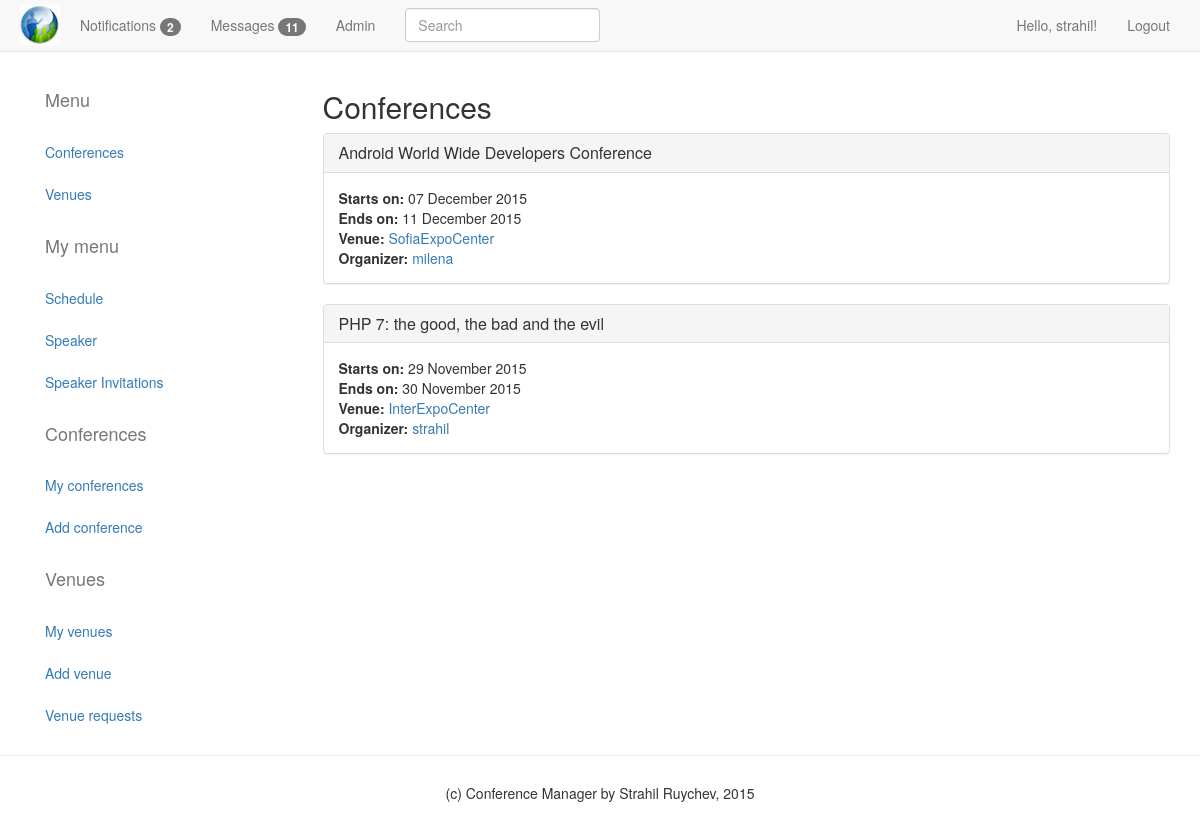
Page /RedDevil/index.php (signed in) on the committed database.
### tables this page shows
CREATE TABLE `conferences` (
  `id` int(11) NOT NULL AUTO_INCREMENT,
  `Title` longtext NOT NULL,
  `StartDate` datetime NOT NULL,
  `EndDate` datetime NOT NULL,
  `OwnerId` int(11) NOT NULL,
  `Venue_Id` int(11) DEFAULT NULL,
  PRIMARY KEY (`id`),
  UNIQUE KEY `Id` (`id`),
  KEY `OwnerId` (`OwnerId`),
  KEY `Venue_Id` (`Venue_Id`),
  CONSTRAINT `Conference_Venue` FOREIGN KEY (`Venue_Id`) REFERENCES `venues` (`Id`) ON DELETE NO ACTION ON UPDATE NO ACTION,
  CONSTRAINT `User_MyConferences` FOREIGN KEY (`OwnerId`) REFERENCES `users` (`Id`) ON DELETE NO ACTION ON UPDATE NO ACTION
);

### RedDevil/Controllers/HomeController.php (called while the page is built, shortened)
<?php
class HomeController extends BaseController {
    public function index()
    {
        $service = new ConferencesService($this->dbContext);
        $allConferences =$service->getAllConferences();
        return new View("home", "index", $allConferences);
    }
}

### RedDevil/Application.php (called while the page is built, shortened)
<?php
class Application {
    private $route;
    private $controller;
    public function __construct($route)
    {
        $this->route = \RedDevil\Core\RouteMapper::mapRoute($route);
        if (!$this->route) {
            $this->route['controller'] = AppConfig::DEFAULT_CONTROLLER;
            $this->route['action'] = AppConfig::$DEFAULT_ACTIONS[$this->route['controller']];
            $this->route['annotations'] = [];
        }
    }
    public function start()
    {
        $bindingModels = \RedDevil\Core\BindingModelMapper::mapBindingModels($this->controller, $this->route['action']);
        if (!array_key_exists('parameters', $this->route)) {
            $this->route['parameters'] = [];
            $this->route['parameters'] = $bindingModels;
        } else {
            $this->route['parameters'] = array_merge($bindingModels, $this->route['parameters']);
        }
        call_user_func_array(
            [
                $this->controller,
                $this->route['action']
            ],
            $this->route['parameters']
        );
    }
    private function initController()
    {
        $this->controller = new $controllerClassName(new DatabaseContext());
    }
}

### RedDevil/index.php (called while the page is built, shortened)
<?php
require_once "Autoloader.php";
$requestParts = explode('/', parse_url($_SERVER['REQUEST_URI'], PHP_URL_PATH));
$indexBaseProjectFolder = array_search(\RedDevil\Config\AppConfig::BASE_PROJECT_FOLDER, $requestParts);
$requestParts = array_slice($requestParts, $indexBaseProjectFolder + 1);
$route = implode('/', $requestParts);
$app = new \RedDevil\Application($route);
$app->start();
?>

### RedDevil/ViewHelpers/BaseViewHelper.php (called while the page is built, shortened)
<?php
abstract class BaseViewHelper {
    protected $attributes = [];
    public function setData($data)
    {
        $this->data = $data;
        return $this;
    }
    public function setAttribute($attributeName, $attributeValue)
    {
        $this->attributes[$attributeName] = $attributeValue;
        return $this;
    }
    public function getAttribute($attributeName)
    {
        return $this->attributes[$attributeName];
    }
}

### RedDevil/Core/DatabaseData.php (called while the page is built, shortened)
<?php
class DatabaseData {
    private static $instances;
    private $db;
    private function __construct(\PDO $pdo) {
        $this->db = $pdo;
    }
    public static function getInstance($instanceName = 'default') {
        return self::$instances[$instanceName];
    }
    public static function setInstance($instanceName, $driver, $user, $pass, $dbName, $host = null) {
        $driver = DriverFactory::create($driver, $user, $pass, $dbName, $host);
        $pdo = new \PDO($driver->getDsn(), $user, $pass);
        self::$instances[$instanceName] = new self($pdo);
    }
    public function prepare($statement, $driver_options = [])
    {
        $pdoStatement = $this->db->prepare($statement, $driver_options);
        return new Statement($pdoStatement);
    }
}
class Statement {
    private $statement;
    public function __construct(PDOStatement $stmnt)
    {
        $this->statement = $stmnt;
    }
    public function fetchAll($fetchStyle = \PDO::FETCH_ASSOC)
    {
        return $this->statement->fetchAll($fetchStyle);
    }
    public function execute($input_parameters = [])
    {
        return $this->statement->execute($input_parameters);
    }
}

### RedDevil/Repositories/ConferencesRepository.php (called while the page is built, shortened)
<?php
class ConferencesRepository
{
    private $where = " WHERE 1";
    private $order = '';
    private static $inst = null;
    public static function create()
    {
        if (self::$inst == null) {
            self::$inst = new self();
        }
        return self::$inst;
    }
    public function orderByDescending($column)
    {
        $this->order .= " ORDER BY $column DESC";
        return $this;
    }
    public function findAll()
    {
        $db = DatabaseData::getInstance(\RedDevil\Config\DatabaseConfig::DB_INSTANCE);
        $this->query = "SELECT * FROM conferences" . $this->where . $this->order;
        $result = $db->prepare($this->query);
        $result->execute([]);
        $collection = [];
        foreach ($result->fetchAll() as $entityInfo) {
            $entity = new Conference($entityInfo['Title'],
$entityInfo['StartDate'],
$entityInfo['EndDate'],
$entityInfo['OwnerId'],
$entityInfo['Venue_Id'],
$entityInfo['id']);
            $collection[] = $entity;
        }
        $this->where = substr($this->where, 0, 8);
        return new ConferenceCollection($collection);
    }
    private function isColumnAllowed($column)
    {
        $refc = new \ReflectionClass('\RedDevil\Models\Conference');
        $consts = $refc->getConstants();
        return in_array($column, $consts);
    }
}

### RedDevil/Services/ConferencesService.php (called while the page is built, shortened)
<?php
class ConferencesService extends BaseService
{
    public function getAllConferences()
    {
        $conferenceModels = [];
        $conferences = $this->dbContext->getConferencesRepository()
            ->orderByDescending('StartDate')
            ->findAll();
        foreach ($conferences->getConferences() as $conference) {
            $venueId = $conference->getVenue_Id();
            $venue = $this->dbContext->getVenuesRepository()
                ->filterById(" = $venueId")
                ->findOne()
                ->getTitle();
            $ownerId = $conference->getOwnerId();
            $owner = $this->dbContext->getUsersRepository()
                ->filterById(" = $ownerId")
                ->findOne()
                ->getUsername();
            $model = new ConferenceSummaryViewModel($conference);
            $model->setVenue($venue);
            $model->setOwnerUsername($owner);
            $conferenceModels[] = $model;
        }
        return $conferenceModels;
    }
}

### RedDevil/Services/BaseService.php (called while the page is built, shortened)
<?php
class BaseService {
    function __construct(DatabaseContext $dbContext)
    {
        $this->dbContext = $dbContext;
    }
}

### RedDevil/EntityManager/DatabaseContext.php (called while the page is built, shortened)
<?php
class DatabaseContext
{
	private $conferencesRepository;
	private $usersRepository;
    public function __construct()
    {
		$this->conferencesRepository = \RedDevil\Repositories\ConferencesRepository::create();
		$this->usersRepository = \RedDevil\Repositories\UsersRepository::create();
    }
    public function getConferencesRepository()
    {
        return $this->conferencesRepository;
    }
    public function getUsersRepository()
    {
        return $this->usersRepository;
    }
}

### RedDevil/Autoloader.php (called while the page is built, shortened)
<?php
class Autoloader {
    public static function init()
    {
        spl_autoload_register(function ($class) {
            $pathParams = explode("\\", $class);
            array_shift($pathParams);
            $path = implode(DIRECTORY_SEPARATOR, $pathParams);
        });
    }
}

### RedDevil/ViewModels/ConferenceSummaryViewModel.php (called while the page is built, shortened)
<?php
class ConferenceSummaryViewModel implements IDateTimeInterval {
    private $startDate;
    private $endDate;
    private $venue;
    function __construct(Conference $conference)
    {
        $this->startDate = $conference->getStartDate();
        $this->endDate = $conference->getEndDate();
    }
    public function getStartDate()
    {
        $date = new \DateTime($this->startDate);
        return $date->format('d F Y');
    }
    public function getEndDate()
    {
        $date = new \DateTime($this->endDate);
        return $date->format('d F Y');
    }
    public function getVenue()
    {
        return $this->venue;
    }
    public function setVenue($venue)
    {
        $this->venue = $venue;
    }
}

### RedDevil/Models/Conference.php (called while the page is built, shortened)
<?php
class Conference
{
	private $OwnerId;
	public function setId($id)
	{
		return $this;
	}
	public function setTitle($Title)
	{
		return $this;
	}
	public function setStartDate($StartDate)
	{
		$this->StartDate = $StartDate;
		return $this;
	}
	public function setEndDate($EndDate)
	{
		$this->EndDate = $EndDate;
		return $this;
	}
	public function getOwnerId()
	{
		return $this->OwnerId;
	}
	public function setOwnerId($OwnerId)
	{
		$this->OwnerId = $OwnerId;
		return $this;
	}
	public function setVenue_Id($Venue_Id)
	{
		return $this;
	}
}

### RedDevil/Repositories/UsersRepository.php (called while the page is built, shortened)
<?php
class UsersRepository
{
    private $where = " WHERE 1";
    private $order = '';
    private static $inst = null;
    public static function create()
    {
        if (self::$inst == null) {
            self::$inst = new self();
        }
        return self::$inst;
    }
    public function filterById($id)
    {
        $this->where .= " AND id $id";
        return $this;
    }
    public function findOne()
    {
        $db = DatabaseData::getInstance(\RedDevil\Config\DatabaseConfig::DB_INSTANCE);
        $this->query = "SELECT * FROM users" . $this->where . $this->order . " LIMIT 1";
        $result = $db->prepare($this->query);
        $result->execute([]);
        $entityInfo = $result->fetch();
        $entity = new User($entityInfo['username'],
$entityInfo['email'],
$entityInfo['password'],
$entityInfo['fullname'],
$entityInfo['telephone'],
$entityInfo['id']);
        $this->where = substr($this->where, 0, 8);
        return $entity;
    }
}

### RedDevil/Collections/ConferenceCollection.php (called while the page is built, shortened)
<?php
class ConferenceCollection
{
    private $collection = [];
    public function __construct($models = [])
    {
        $this->collection = $models;
    }
    public function getConferences()
    {
        return $this->collection;
    }
}

### RedDevil/Views/Home/index.php (the view, shortened to what this page needs)
<div class="col-md-9">
    <h2>Conferences</h2>
    <?php foreach ($model as $conference) : ?>
        <div class="panel panel-default">
            <div class="panel-heading">
                <h3 class="panel-title">
                    <?php
                    \RedDevil\ViewHelpers\ActionLink::create()
                        ->setAttribute('href', '/conferences/details/' . $conference->getId())
                        ->setData($conference->getTitle())
                        ->render();
                    ?>
                </h3>
            </div>
            <div class="panel-body">
                <div class="media">
                    <div class="media-body">
                        <strong>Starts on: </strong>
                        <?php
                        echo $conference->getStartDate();
                        ?>
                        <br />
                        <strong>Ends on:</strong>
                        <?php
                        echo $conference->getEndDate();
                        ?>
                        <br />
                        <strong>Venue:</strong>
                        <?php
                        $venue = $conference->getVenue() == null ? '(not available)' :
                            $conference->getVenue();
                        if ($conference->getVenue() == null) {
                            \RedDevil\ViewHelpers\ActionLink::create()
                                ->setAttribute('href', '#')
                                ->setData($venue)
                                ->render();
                        } else {
                            \RedDevil\ViewHelpers\ActionLink::create()
                                ->setAttribute('href', '/venues/details/' . $conference->getVenueId())
                                ->setData($venue)
                                ->render();
                        }
                        ?>
                        <strong>Organizer:</strong>
                    </div>
                </div>
            </div>
        </div>
    <?php endforeach; ?>
</div>

### RedDevil/ViewHelpers/ActionLink.php (shortened to what this page needs)
<?php
class ActionLink extends BaseViewHelper {
    public function toString()
    {
        $url = $this->getAttribute('href');
        $data = $this->data;
        $this->output .= $this->newLineBefore === false ? '' : "<br/>\n";
        $this->output .= "<a href='$url' ";
        foreach ($this->attributes as $attributeName => $attributeValue) {
            $this->output .= $attributeName . '="' . $attributeValue . '" ';
        }
        $this->output .= ">$data</a>";
        $this->output .= $this->newLineAfter === false ? '' : "<br/>\n";
        return $this->output;
    }
    public function render()
    {
        echo $this->toString();
    }
}

### RedDevil/Content/styles.css (style rules this page uses)
body { padding-top: 50px; padding-bottom: 20px; }

### rows in the picture
conferences: Title "Android World Wide Developers Conference SofiaExpoCenter milena", StartDate "07 December 2015", EndDate "11 December 2015"
conferences: Title "PHP 7: the good, the bad and the evil InterExpoCenter strahil", StartDate "29 November 2015", EndDate "30 November 2015"

### other values in the picture
HttpContext::getInstance()->getIdentity()->getUsername() "strahil"
